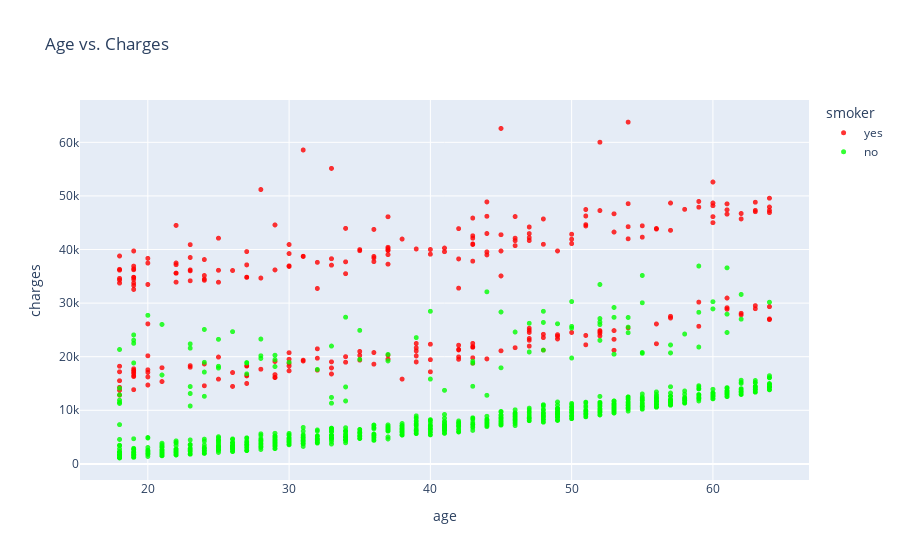

The cell this chart's notebook holds for it:
### Code cell
fig4 = px.scatter(
    data,
    x="age",
    y="charges",
    color="smoker",
    color_discrete_sequence=("red", "lime"),
    opacity=0.8,
    hover_data=["sex"],
    title="Age vs. Charges",
)
fig4.update_traces(marker_size=5)
fig4

### Figure 1 — Plotly figure (JSON) as saved in the notebook; plotly's stock layout.template omitted (floating-point values rounded to 4 significant figures; data arrays with more than 128 entries replaced by an {"elided": "..."} marker saying what was removed)
{"data": [{"customdata": {"elided": "274x1 str values"}, "hovertemplate": "smoker=yes<br>age=%{x}<br>charges=%{y}<br>sex=%{customdata[0]}<extra></extra>", "legendgroup": "yes", "marker": {"color": "red", "opacity": 0.8, "size": 5, "symbol": "circle"}, "mode": "markers", "name": "yes", "showlegend": true, "type": "scattergl", "x": {"elided": "274 int values"}, "xaxis": "x", "y": {"elided": "274 float values"}, "yaxis": "y"}, {"customdata": {"elided": "1064x1 str values"}, "hovertemplate": "smoker=no<br>age=%{x}<br>charges=%{y}<br>sex=%{customdata[0]}<extra></extra>", "legendgroup": "no", "marker": {"color": "lime", "opacity": 0.8, "size": 5, "symbol": "circle"}, "mode": "markers", "name": "no", "showlegend": true, "type": "scattergl", "x": {"elided": "1064 int values"}, "xaxis": "x", "y": {"elided": "1064 float values"}, "yaxis": "y"}], "layout": {"legend": {"title": {"text": "smoker"}, "tracegroupgap": 0}, "title": {"text": "Age vs. Charges"}, "xaxis": {"anchor": "y", "domain": [0, 1], "title": {"text": "age"}}, "yaxis": {"anchor": "x", "domain": [0, 1], "title": {"text": "charges"}}}}
